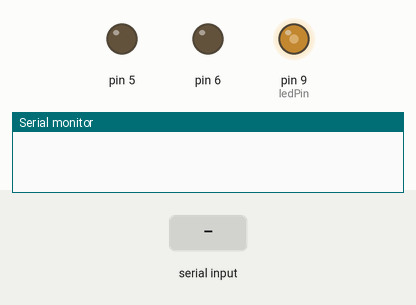
This sketch was run on a simulated Arduino Uno, built with avr-gcc and run on an emulated ATmega328P. Parts: output pins drawn as LEDs (lit = HIGH), the last lines printed to the serial monitor. The test bench sets the inputs (shaded band).

Above: at 1.2 s.
1.3 s: " on" received over Serial
At 1.95 s:
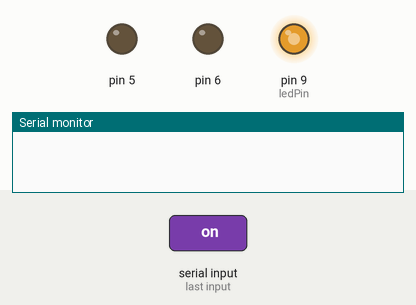
4.8 s: "pin" received over Serial
At 5.9 s:
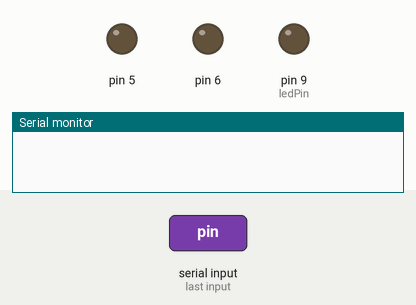
8.3 s: " off" received over Serial
At 8.69 s:
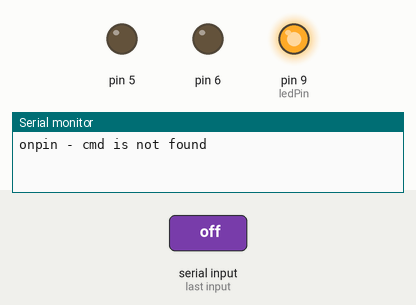
13.7 s: "1" received over Serial
Timing chart, 0 to 20.8 s (numbered marks = the images above; inputs shaded):
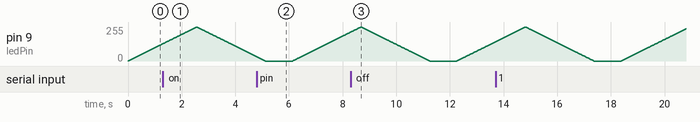

The sketch:

SerialReadWrite.ino
```cpp
#include <Arduino.h>
#include "serialSet.h"

SerialSet serialSet(9600);
int ledPin = 9;

void setup() {
  serialSet.Init();
  pinMode(5, OUTPUT);
  digitalWrite(5, LOW);
  pinMode(6, OUTPUT);
  digitalWrite(6, LOW);
  pinMode(ledPin, OUTPUT);
}

void loop() {
  serialSet.SetCMD();
  for (int brightness = 0; brightness <= 255; brightness++) {
    analogWrite(ledPin, brightness);
    delay(10);
  }
  for (int brightness = 255; brightness >= 0; brightness--) {
    analogWrite(ledPin, brightness);
    delay(10);
  }
}
```

serialSet.cpp
```cpp
#include "serialSet.h"

SerialSet::SerialSet(unsigned long speed_) {
  this->speed = speed_;
}

void SerialSet::Init() {
  Serial.begin(speed);
}

void SerialSet::SetCMD() {
  String dsCmd;
  if (Serial.available() > 0) {
    dsCmd = Serial.readString();
    CmdHandler(dsCmd);
  }
}

void SerialSet::CmdHandler(String &data) {
  data.trim();
  data.getBytes(cmd, 4);
  String dataCmd(cmd);
  dataCmd.trim();
  int res = 0;
if (dataCmd.equals("pin")) {
    dataCmd = data.substring(3);

    if (dataCmd.equals(" on")) {
      Serial.println("pin ON");
      digitalWrite(6, HIGH);
      digitalWrite(5, HIGH);
    }
    if (dataCmd.equals(" off")) {
      Serial.println("pin OFF");
      digitalWrite(6, LOW);
      digitalWrite(5, LOW);
    }

  } else {
    Serial.println(data + " - cmd is not found");
  }
}
```

serialSet.h
```cpp
#ifndef _SERIALSET_H
#define _SERIALSET_H
#include <Arduino.h>

class SerialSet {
public:
  SerialSet(unsigned long speed_);
  void Init();
  void SetCMD();

private:
  unsigned long speed = 0;
  void CmdHandler(String &data);
  char cmd[8] = {'\0'};
  int  insertData[3] = {'\0'};
};

#endif
```
